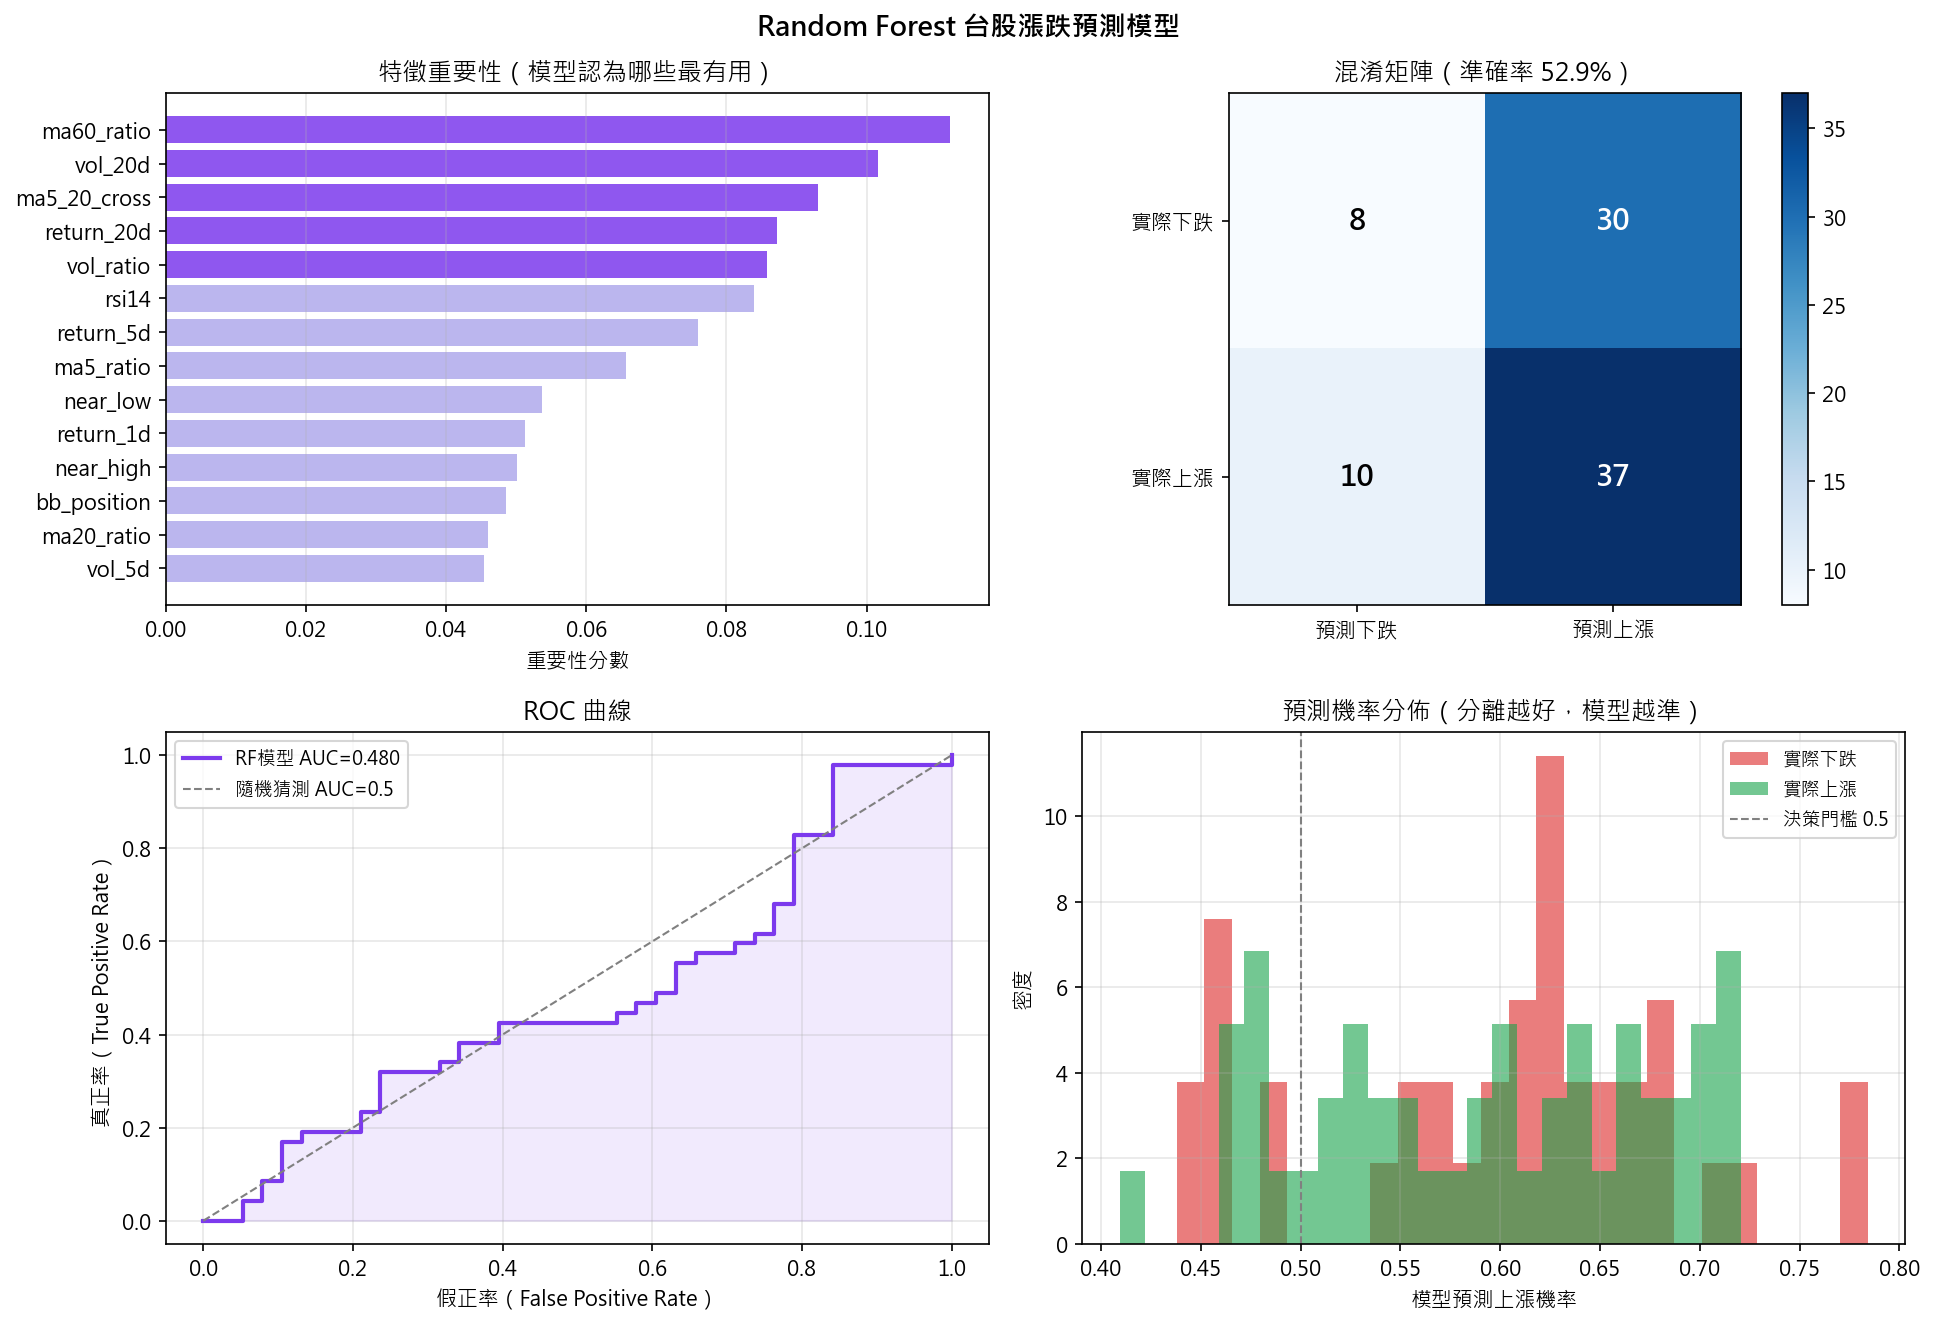

The Python source for this figure:
# day16_model.py — Random Forest 預測台股漲跌

import pandas as pd
import numpy as np
import matplotlib.pyplot as plt
from sklearn.ensemble import RandomForestClassifier
from sklearn.model_selection import TimeSeriesSplit
from sklearn.metrics import (classification_report, confusion_matrix,
                             accuracy_score, roc_auc_score, roc_curve)
from sklearn.preprocessing import StandardScaler
import warnings
warnings.filterwarnings("ignore")

plt.rcParams["font.family"] = "Microsoft JhengHei"
plt.rcParams["axes.unicode_minus"] = False

# ── 1. 載入資料集 ─────────────────────────────
print("載入特徵資料集...")
dataset = pd.read_csv("ml_dataset.csv", index_col=0, parse_dates=True)

FEATURES = [
    "return_1d", "return_5d", "return_20d",
    "ma5_ratio", "ma20_ratio", "ma60_ratio", "ma5_20_cross",
    "vol_5d", "vol_20d", "vol_ratio",
    "rsi14", "bb_position",
    "near_high", "near_low",
]

X = dataset[FEATURES].values
y = dataset["label"].values
dates = dataset.index

print(f"樣本數：{len(X)}，特徵數：{len(FEATURES)}")
print(f"上漲比例：{y.mean()*100:.1f}%")

# ── 2. 時間序列交叉驗證（重要！）────────────────
# 股票資料不能隨機切 train/test，必須用時間順序
# TimeSeriesSplit 確保訓練集永遠在測試集之前
print("\n執行時間序列交叉驗證...")
tscv = TimeSeriesSplit(n_splits=5)

model = RandomForestClassifier(
    n_estimators=200,
    max_depth=5,          # 限制深度，防止過度擬合
    min_samples_leaf=20,  # 每個葉子至少20個樣本
    random_state=42,
    n_jobs=-1
)

cv_scores = []
for fold, (train_idx, test_idx) in enumerate(tscv.split(X)):
    X_train, X_test = X[train_idx], X[test_idx]
    y_train, y_test = y[train_idx], y[test_idx]

    model.fit(X_train, y_train)
    score = accuracy_score(y_test, model.predict(X_test))
    auc   = roc_auc_score(y_test, model.predict_proba(X_test)[:, 1])
    cv_scores.append(score)
    print(f"  Fold {fold+1}: 準確率={score:.3f}  AUC={auc:.3f}")

print(f"\n平均準確率：{np.mean(cv_scores):.3f} ± {np.std(cv_scores):.3f}")

# ── 3. 最終模型：用前 80% 訓練，後 20% 測試 ────
split = int(len(X) * 0.8)
X_train, X_test = X[:split], X[split:]
y_train, y_test = y[:split], y[split:]
dates_test = dates[split:]

model.fit(X_train, y_train)
y_pred  = model.predict(X_test)
y_prob  = model.predict_proba(X_test)[:, 1]

acc = accuracy_score(y_test, y_pred)
auc = roc_auc_score(y_test, y_prob)

print(f"\n── 最終測試集結果 ──")
print(f"準確率：{acc:.3f}  AUC：{auc:.3f}")
print(f"\n分類報告：")
print(classification_report(y_test, y_pred,
      target_names=["下跌(0)", "上漲(1)"]))

# ── 4. 特徵重要性 ─────────────────────────────
importances = pd.Series(model.feature_importances_, index=FEATURES)
importances = importances.sort_values(ascending=False)

# ── 5. 畫圖 ──────────────────────────────────
fig, axes = plt.subplots(2, 2, figsize=(13, 9))
fig.suptitle("Random Forest 台股漲跌預測模型", fontsize=13, fontweight="bold")

# 左上：特徵重要性
ax1 = axes[0, 0]
colors = ["#7C3AED" if i < 5 else "#AFA9EC" for i in range(len(importances))]
ax1.barh(importances.index[::-1], importances.values[::-1],
         color=colors[::-1], alpha=0.85)
ax1.set_title("特徵重要性（模型認為哪些最有用）")
ax1.set_xlabel("重要性分數")
ax1.grid(axis="x", alpha=0.3)

# 右上：混淆矩陣
ax2 = axes[0, 1]
cm = confusion_matrix(y_test, y_pred)
im = ax2.imshow(cm, cmap="Blues")
plt.colorbar(im, ax=ax2)
for i in range(2):
    for j in range(2):
        ax2.text(j, i, f"{cm[i,j]}", ha="center", va="center",
                 fontsize=14, fontweight="bold",
                 color="white" if cm[i,j] > cm.max()/2 else "black")
ax2.set_xticks([0, 1])
ax2.set_yticks([0, 1])
ax2.set_xticklabels(["預測下跌", "預測上漲"])
ax2.set_yticklabels(["實際下跌", "實際上漲"])
ax2.set_title(f"混淆矩陣（準確率 {acc:.1%}）")

# 左下：ROC 曲線
ax3 = axes[1, 0]
fpr, tpr, _ = roc_curve(y_test, y_prob)
ax3.plot(fpr, tpr, color="#7C3AED", lw=2, label=f"RF模型 AUC={auc:.3f}")
ax3.plot([0,1], [0,1], color="gray", lw=1, linestyle="--", label="隨機猜測 AUC=0.5")
ax3.fill_between(fpr, tpr, alpha=0.1, color="#7C3AED")
ax3.set_xlabel("假正率（False Positive Rate）")
ax3.set_ylabel("真正率（True Positive Rate）")
ax3.set_title("ROC 曲線")
ax3.legend(fontsize=9)
ax3.grid(alpha=0.3)

# 右下：預測機率分佈
ax4 = axes[1, 1]
prob_up   = y_prob[y_test == 1]
prob_down = y_prob[y_test == 0]
ax4.hist(prob_down, bins=25, alpha=0.6, color="#DC2626", label="實際下跌", density=True)
ax4.hist(prob_up,   bins=25, alpha=0.6, color="#16A34A", label="實際上漲", density=True)
ax4.axvline(0.5, color="gray", lw=1, ls="--", label="決策門檻 0.5")
ax4.set_xlabel("模型預測上漲機率")
ax4.set_ylabel("密度")
ax4.set_title("預測機率分佈（分離越好，模型越準）")
ax4.legend(fontsize=9)
ax4.grid(alpha=0.3)

plt.tight_layout()
import os
current_dir = os.path.dirname(os.path.abspath(__file__))
fname = os.path.join(current_dir, "day16_model.png")
plt.savefig(fname, dpi=150, bbox_inches="tight")
plt.show()
print("\n圖表已存檔：day16_model.png")

# ── 6. 儲存模型預測結果 ───────────────────────
result_df = pd.DataFrame({
    "actual":    y_test,
    "predicted": y_pred,
    "prob_up":   y_prob,
}, index=dates_test)
result_df.to_csv("ml_predictions.csv")
print("預測結果已存檔：ml_predictions.csv")
